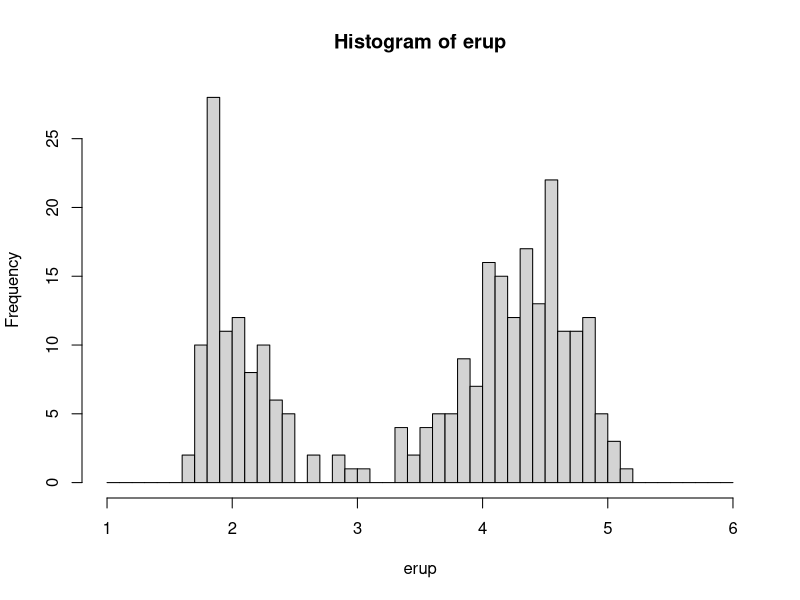
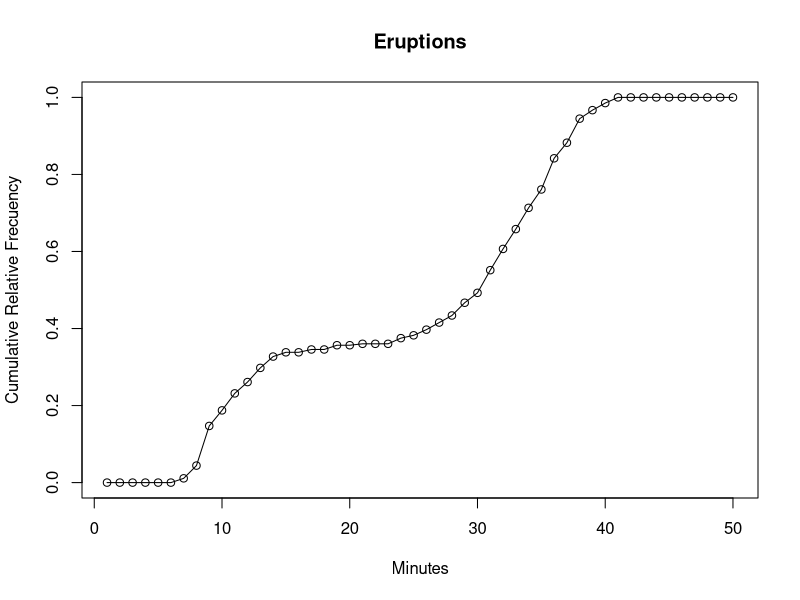
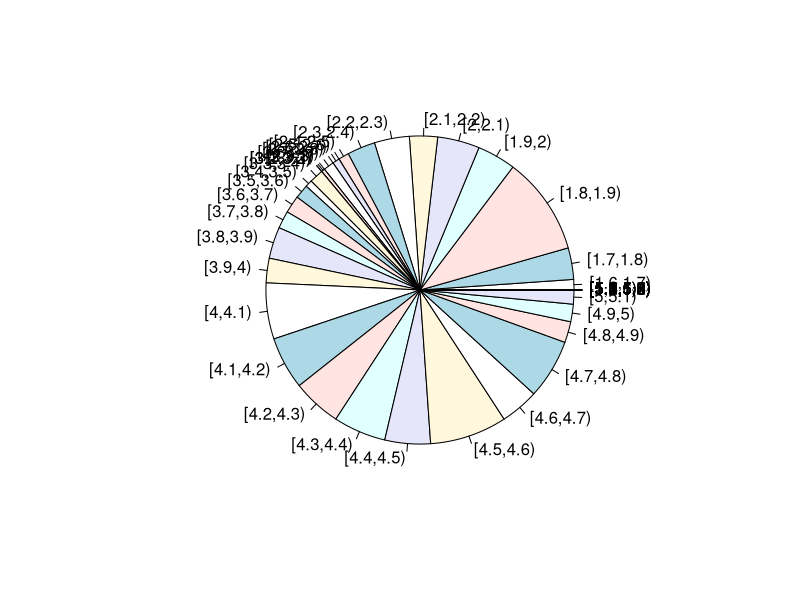

Here is the R script that generated these plots, in order:
# histogram of relative cumulative function

mydata = faithful

# exercise: plot the cumulative relative frequency of eruptions column
# option 1: using hist to get counts (absolute frequency)
erup = mydata$eruptions
str(erup)
min(erup) # 1.4
max(erup) # 5.6
breaks1 = seq(1, 6, by=0.1)
erupt = hist(erup, breaks=breaks1, right=FALSE)
reldata = erupt$counts / nrow(mydata)
min(reldata)
max(reldata)
cumfreq = cumsum(reldata)
#plot(cumfreq, main='Eruptions', xlab='Minutes', ylab='Cumulative Relative Frecuency')
#lines(cumfreq)

# option 2: using cut and table to get counts (absolute frequency)
eruptions = mydata$eruptions
breaks2 = seq(1,6, by =0.1)
eruptions_cut = cut(eruptions, breaks2, right=F)
eruptions_table = table(eruptions_cut)
relfreq = eruptions_table / nrow(mydata)
cumrelfreq = cumsum(relfreq)
plot(cumrelfreq, main='Eruptions', xlab='Minutes', ylab='Cumulative Relative Frecuency')
lines(cumrelfreq)

# additional: cumulative absolute frequency
eruptions = mydata$eruptions
breaks3 = seq(1, 6, by = 0.1)
eruptions_cut = cut(eruptions, breaks3, right=F)
eruptions_table = table(eruptions_cut) # abs freq
cumabsfreq = cumsum(eruptions_table)
#plot(cumabsfreq, main='Eruptions', xlab='Minutes', ylab='Cumulative Absolute Frecuency')
#lines(cumabsfreq)

# additional: absolute frequency bar plot
eruptions = mydata$eruptions
breaks4 = seq(1,6, by=0.1)
eruptions_cut = cut(eruptions, breaks4, right=F)
eruptions_table = table(eruptions_cut)
#barplot(eruptions_table, main='Eruptions')

# additional: relative frequency bar plot
eruptions = mydata$eruptions
breaks4 = seq(1,6, by=0.1)
eruptions_cut = cut(eruptions, breaks4, right=F)
eruptions_table = table(eruptions_cut)
relfreq = eruptions_table / nrow(mydata)
#barplot(relfreq, main='Eruptions')

# pie chart 
pie(eruptions_table)

# stem and leaf 
stem(eruptions)